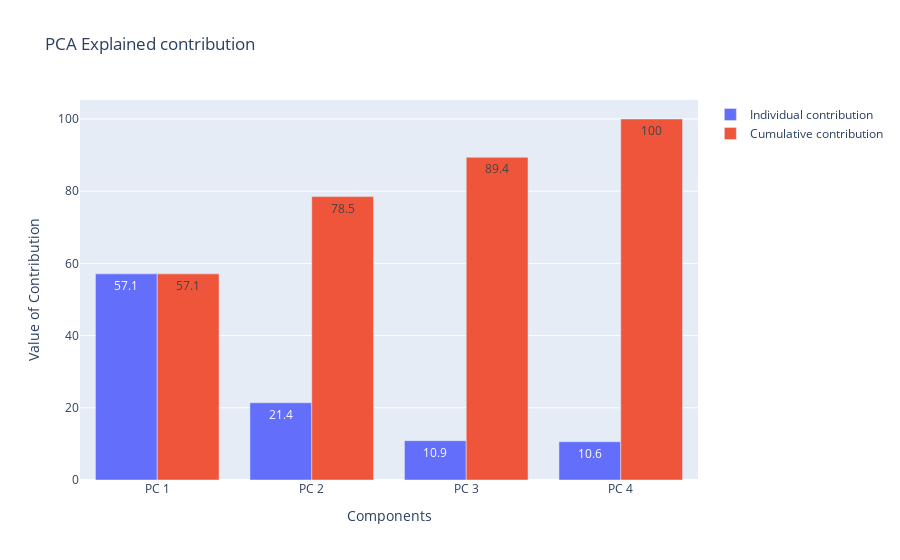

Source (notebook cell):
### Markdown cell above
Após o processo de clusterização é necessário a realização de uma verificação visual e analítica sobre os grupos gerados, visto que essa é uma técnica de aprendizado não supervisionada. Para isso, pode-se utilizar as próprias variáveis do dataset para tentar realizar a visualização e entendimento desses clusters, porém é complexo identificar quais seriam as principais variáveis a serem utilizadas neste processo.

Com o intuito de ter uma melhor explicabilidade dos clusters gerados, será utilizado a técnica do 'PCA' (Análise dos Componentes Principais). Esta técnica tem como objetivo a redução de dimensionalidade (quantidade de variáveis) de um dataset por meio da criação de novas variáveis que expliquem de maneira satisfatória os dados originais. 

Portanto, a utilização desta técnica tem como objetivo criar novas dimensões para uma melhor visualização dos clusters gerados

### Code cell
pca = PCA()
pca_components = pca.fit(data_scaler)
var = np.round(pca.explained_variance_ratio_*100, decimals = 1)
var_cumulative = np.zeros(len(var))
var_cumulative[0] = var[0]
for i in range(1,len(var)):
    var_cumulative[i] = var[i]+var_cumulative[i-1]

labels = [
    f"PC {i+1}"
    for i in range(0,len(var))
]

fig = go.Figure()
fig.add_trace(go.Bar(
    x = labels,
    y= var,
    text = var,
    name='Individual contribution'))

fig.add_trace(go.Bar(
    x = labels,
    y = var_cumulative,
    text = var_cumulative,
    name ='Cumulative contribution'))

fig.update_layout(barmode='group',
                  title="PCA Explained contribution",
                  xaxis_title="Components",
                  yaxis_title="Value of Contribution")

fig.show()

### Figure 1 — Plotly figure (JSON) as saved in the notebook; plotly's stock layout.template omitted (floating-point values rounded to 4 significant figures)
{"data": [{"name": "Individual contribution", "text": [57.1, 21.4, 10.9, 10.6], "type": "bar", "x": ["PC 1", "PC 2", "PC 3", "PC 4"], "y": [57.1, 21.4, 10.9, 10.6]}, {"name": "Cumulative contribution", "text": [57.1, 78.5, 89.4, 100], "type": "bar", "x": ["PC 1", "PC 2", "PC 3", "PC 4"], "y": [57.1, 78.5, 89.4, 100]}], "layout": {"autosize": true, "barmode": "group", "title": {"text": "PCA Explained contribution"}, "xaxis": {"autorange": true, "range": [-0.5, 3.5], "title": {"text": "Components"}, "type": "category"}, "yaxis": {"autorange": true, "range": [0, 105.3], "title": {"text": "Value of Contribution"}, "type": "linear"}}}
